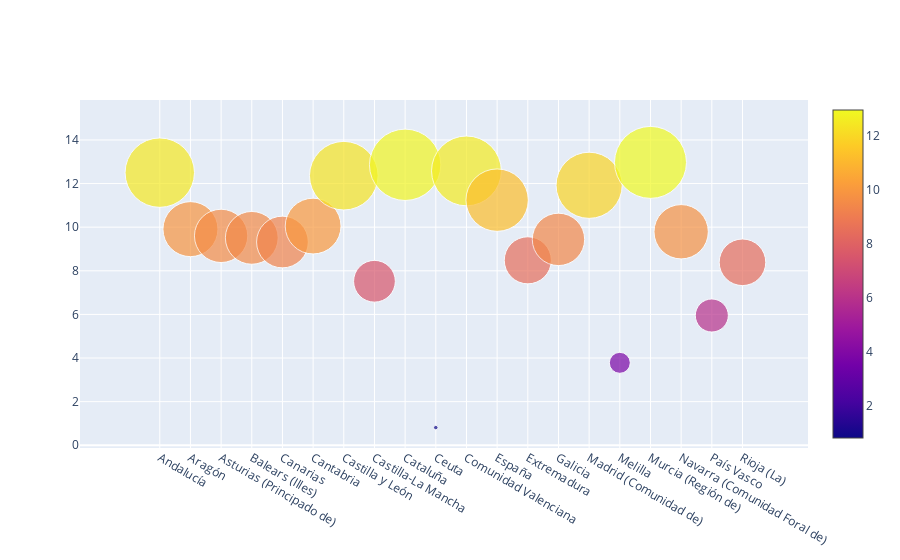

Write notebook code for a chart like this one.
### Code cell
size = big_data_sp['Total año 2018']

fig = go.Figure(data=[go.Scatter(
    x=big_data_sp['Áreas Geográficas'],
    y=big_data_sp['Total año 2018'],
    mode='markers',
    marker=dict(
        color= big_data_sp['Total año 2018'],
        size=size,
        sizeref=2.*max(size)/(12.**2),        
        showscale=True
        )       
)]
)

fig.show()

### Figure 1 — Plotly figure (JSON) as saved in the notebook; plotly's stock layout.template omitted (floating-point values rounded to 4 significant figures)
{"data": [{"marker": {"color": [12.5, 9.91, 9.6, 9.51, 9.32, 10.05, 12.36, 7.52, 12.86, 0.81, 12.58, 11.24, 8.48, 9.44, 11.92, 3.78, 12.97, 9.79, 5.95, 8.39], "showscale": true, "size": [12.5, 9.91, 9.6, 9.51, 9.32, 10.05, 12.36, 7.52, 12.86, 0.81, 12.58, 11.24, 8.48, 9.44, 11.92, 3.78, 12.97, 9.79, 5.95, 8.39], "sizeref": 0.1801}, "mode": "markers", "type": "scatter", "x": ["Andalucía", "Aragón", "Asturias (Principado de)", "Balears (Illes)", "Canarias", "Cantabria", "Castilla y León", "Castilla-La Mancha", "Cataluña", "Ceuta", "Comunidad Valenciana", "España", "Extremadura", "Galicia", "Madrid (Comunidad de)", "Melilla", "Murcia (Región de)", "Navarra (Comunidad Foral de)", "País Vasco", "Rioja (La)"], "y": [12.5, 9.91, 9.6, 9.51, 9.32, 10.05, 12.36, 7.52, 12.86, 0.81, 12.58, 11.24, 8.48, 9.44, 11.92, 3.78, 12.97, 9.79, 5.95, 8.39]}], "layout": {}}
